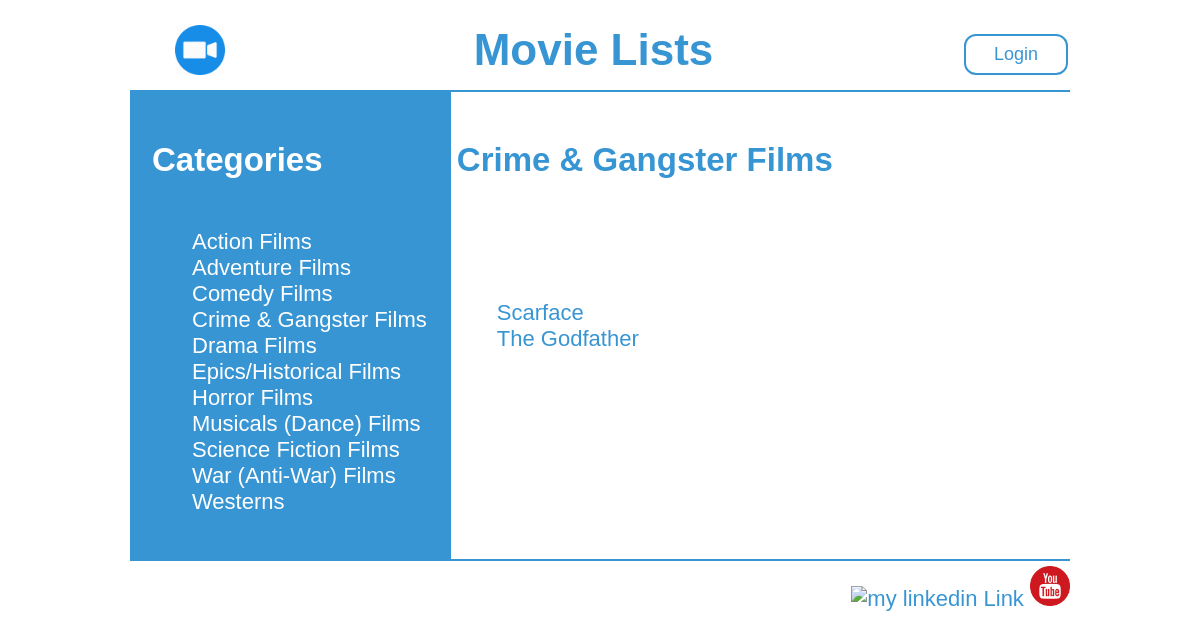
The page /catalog/4 on the database its author committed.
### database_setup.py (models this page shows, shortened)
class Categories(Base):
    __tablename__ = 'categories'
    id = Column(Integer, primary_key=True)
    name = Column(String(250), nullable=False)
    user_id = Column(Integer, ForeignKey('user.id'))
    user = relationship(User)

class CategoryItem(Base):
    __tablename__ = 'category_item'
    name = Column(String(80), nullable=False)
    id = Column(Integer, primary_key=True)
    description = Column(String(250))
    categories_id = Column(Integer, ForeignKey('categories.id'))
    categories = relationship(Categories, single_parent=True)
    user_id = Column(Integer, ForeignKey('user.id'))
    user = relationship(User)

### project.py (the view)
@app.route('/catalog/<int:categories_id>')
def showCategories(categories_id):
    allcategories = session.query(Categories).all()
    categories = session.query(Categories).filter_by(id=categories_id).one()
    items = session.query(CategoryItem).filter_by(categories_id=categories.id)
    return render_template('category.html', categories=categories, items=items,
                           allcategories=allcategories)

### templates/category.html (shortened to what this page needs)
{% include "header.html" %}
<nav>
  <h2>Categories</h2>
  <ul>
    {% for i in allcategories %}
    <li>
      <a href = "{{url_for('showCategories', categories_id = i.id)}}" style="color:black">{{i.name}}</a>
    </li>
    {% endfor %}
  </ul>
</nav>
<article>
  <h2>{{categories.name}}</h2>
  <ul>
    {% for i in items %}
    <li>
      <a href = "{{url_for('showItem', categories_id=categories.id ,items_id=i.id)}}" style="color:black">{{i.name}}</a>
    </li>
    {% endfor %}
  </ul>
</article>
{% include "footer.html" %}
</body>
</html>

### static/styles.css (style rules this page uses)
* { color: #3895D3 !important; }
a:link { text-decoration: none; }
nav { max-width: 30%; margin: 0; padding: 1em; border-right: 2px solid #3895D3; display: inline-grid; background: #3895D3; }
nav h2,nav ul li a { color: #fff !important; }
ul { list-style: none; }
article { padding-top: 20px; min-height: 428px; max-height: 400px; width: 65%; display: inline-grid; }
body { position: absolute; left: 10%; right: 10%; padding: 5px; margin: 5px; font-family: 'Arial'; font-size: 22px; }

### rows shown on the page
Categories: name "Action Films"
Categories: name "Adventure Films"
Categories: name "Comedy Films"
Categories: name "Crime & Gangster Films"
Categories: name "Drama Films"
Categories: name "Epics/Historical Films"
Categories: name "Horror Films"
Categories: name "Musicals (Dance) Films"
Categories: name "Science Fiction Films"
Categories: name "War (Anti-War) Films"
Categories: name "Westerns"
CategoryItem: name "Scarface"
CategoryItem: name "The Godfather"
